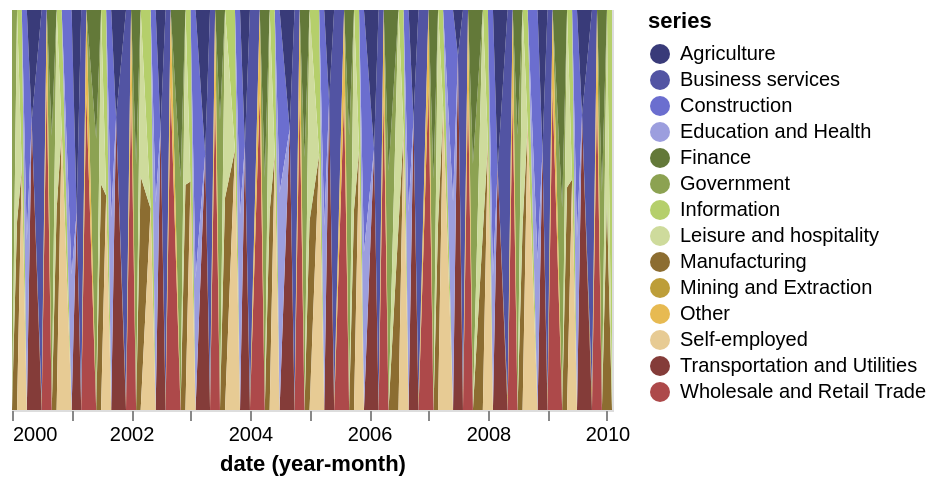

The Vega-Lite source for this figure:
### Vega-Lite specification from a JSON file in a GitHub repository (floating-point values rounded to 4 significant figures; data arrays with more than 128 entries replaced by an {"elided": "..."} marker saying what was removed)
{"$schema": "https://vega.github.io/schema/vega-lite/v6.json", "data": {"values": {"elided": "200 records"}}, "width": 300, "height": 200, "mark": "area", "encoding": {"x": {"timeUnit": "yearmonth", "field": "date", "axis": {"domain": false, "format": "%Y"}}, "y": {"aggregate": "sum", "field": "count", "axis": null, "stack": "normalize"}, "color": {"field": "series", "scale": {"scheme": "category20b"}}}}
